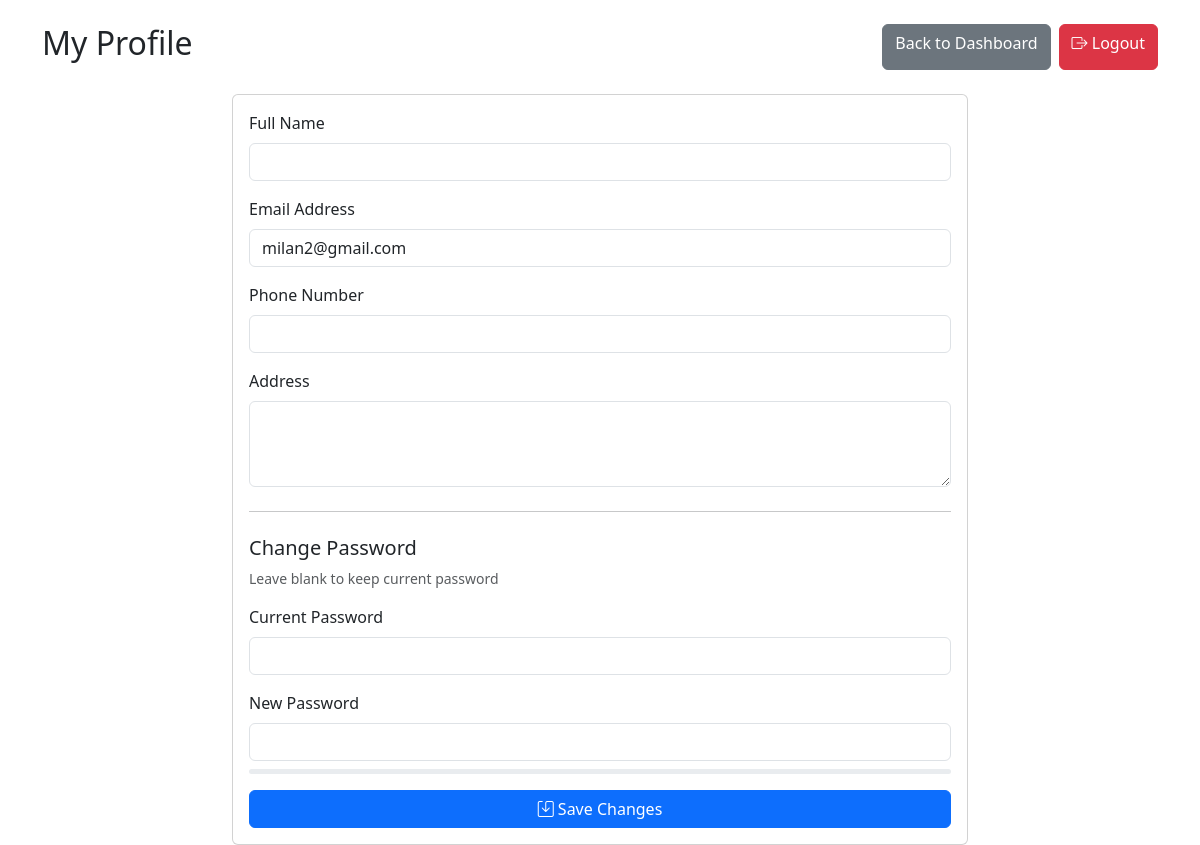
The app's page /customer-profile.php (signed in), older data.
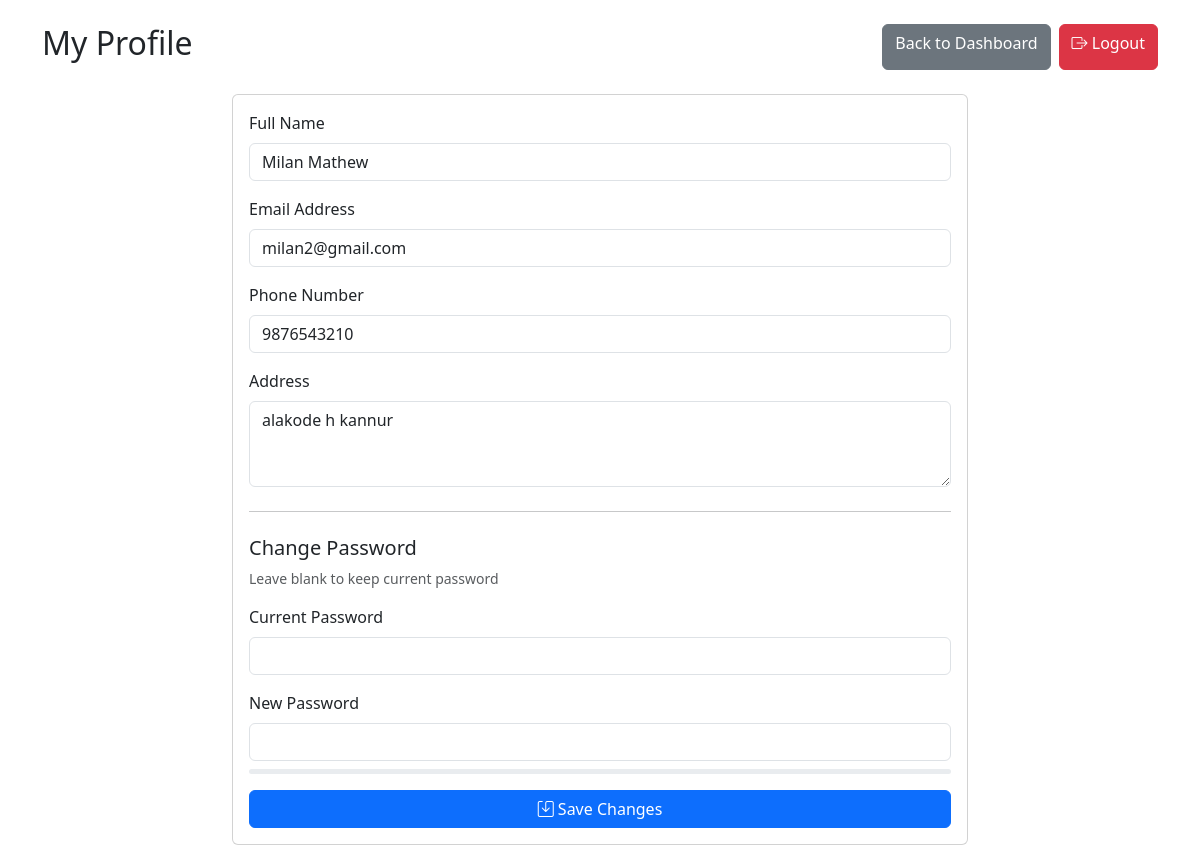
The same page, newer data.
### tables this page shows
CREATE TABLE `users` (
  `user_id` varchar(100) NOT NULL,
  `username` varchar(50) NOT NULL,
  `password` varchar(255) NOT NULL,
  `role` enum('Customer','Admin','Staff','Manager') NOT NULL,
  `status` enum('pending','approved','rejected') DEFAULT 'pending',
  `email` varchar(100) NOT NULL,
  `phone` varchar(20) DEFAULT NULL,
  `address` text DEFAULT NULL,
  `name` varchar(100) DEFAULT NULL
);

### customer-profile.php (the view, shortened to what this page needs)
<?php
include "connect.php";
$alter_users_table = "ALTER TABLE users
    ADD COLUMN IF NOT EXISTS name VARCHAR(100),
    ADD COLUMN IF NOT EXISTS phone VARCHAR(20),
    ADD COLUMN IF NOT EXISTS address TEXT";
$conn->query($alter_users_table);
$user_id = $_SESSION['user_id'];
$stmt = $conn->prepare("SELECT * FROM users WHERE user_id = ?");
$stmt->bind_param("s", $user_id);
$stmt->execute();
$result = $stmt->get_result();
$user = $result->fetch_assoc();
$user['name'] = $user['name'] ?? '';
$user['phone'] = $user['phone'] ?? '';
$user['address'] = $user['address'] ?? '';
$user['email'] = $user['email'] ?? $_SESSION['email'] ?? '';
?>
<!DOCTYPE html>
<html lang="en">
<head>
    <link href="https://cdn.jsdelivr.net/npm/bootstrap@5.3.0/dist/css/bootstrap.min.css" rel="stylesheet">
    <link href="https://cdn.jsdelivr.net/npm/bootstrap-icons@1.7.2/font/bootstrap-icons.css" rel="stylesheet">
</head>
<body>
    <div class="container mt-4">
        <div class="row mb-4">
            <div class="col">
                <h2>My Profile</h2>
            </div>
            <div class="col-auto d-flex gap-2">
                <a href="customer-dashboard.php" class="btn btn-secondary">Back to Dashboard</a>
                <a href="logout.php" class="btn btn-danger">
                    <i class="bi bi-box-arrow-right"></i> Logout
                </a>
            </div>
        </div>
        <div class="row">
            <div class="col-md-8 mx-auto">
                <div class="card">
                    <div class="card-body">
                        <form method="POST" class="needs-validation" novalidate>
                            <div class="mb-3">
                                <label for="name" class="form-label">Full Name</label>
                                <input type="text" class="form-control" id="name" name="name"
                                       value="<?= htmlspecialchars($user['name']) ?>" required>
                            </div>
                            <div class="mb-3">
                                <label for="email" class="form-label">Email Address</label>
                                <input type="email" class="form-control" id="email" name="email"
                                       value="<?= htmlspecialchars($user['email']) ?>" required>
                            </div>
                            <div class="mb-3">
                                <label for="phone" class="form-label">Phone Number</label>
                                <input type="tel" class="form-control" id="phone" name="phone"
                                       value="<?= htmlspecialchars($user['phone']) ?>" required>
                            </div>
                            <div class="mb-3">
                                <label for="address" class="form-label">Address</label>
                                <textarea class="form-control" id="address" name="address"
                                          rows="3" required><?= htmlspecialchars($user['address']) ?></textarea>
                            </div>
                            <hr class="my-4">
                            <h5>Change Password</h5>
                            <p class="text-muted small">Leave blank to keep current password</p>
                            <div class="mb-3">
                                <label for="current_password" class="form-label">Current Password</label>
                                <input type="password" class="form-control" id="current_password" name="current_password">
                            </div>
                            <div class="mb-3">
                                <label for="new_password" class="form-label">New Password</label>
                                <input type="password" class="form-control" id="new_password" name="new_password">
                                <div class="progress mt-2" style="height: 5px;">
                                </div>
                            </div>
                            <div class="d-grid gap-2">
                                <button type="submit" name="update_profile" class="btn btn-primary">
                                    <i class="bi bi-save"></i> Save Changes
                                </button>
                            </div>
                        </form>
                    </div>
                </div>
            </div>
        </div>
    </div>
</body>
</html>

Row changes from the older to the newer data that the page shows:
changed users "milan2@gmail.com": name (not shown) → "Milan Mathew"; phone (not shown) → "9876543210"; address (not shown) → "alakode h kannur"
